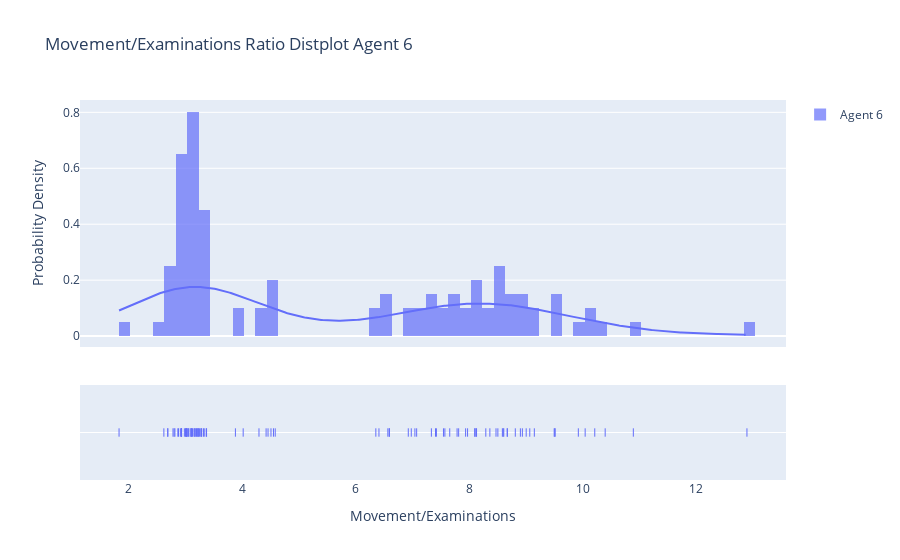

This figure's notebook cell:
### Code cell
hist_data = [agent_6_res]
group_labels = ['Agent 6']
fig_dist = ff.create_distplot(hist_data, group_labels, bin_size=0.2, colors = ['#636EFA'])
fig_dist.update_layout(title_text='Movement/Examinations Ratio Distplot Agent 6')
fig_dist.layout.xaxis.update({'title': 'Movement/Examinations'})
fig_dist.layout.yaxis.update({'title': 'Probability Density'})
fig_dist.show()
plotly.io.write_image(fig_dist, file="./images/question_4_agent_6.png", scale=5)

### Figure 1 — Plotly figure (JSON) as saved in the notebook; plotly's stock layout.template omitted (floating-point values rounded to 4 significant figures; data arrays with more than 128 entries replaced by an {"elided": "..."} marker saying what was removed)
{"data": [{"autobinx": false, "histnorm": "probability density", "legendgroup": "Agent 6", "marker": {"color": "#636EFA"}, "name": "Agent 6", "opacity": 0.7, "type": "histogram", "x": [3.236, 7.572, 2.936, 7.407, 6.356, 7.815, 7.972, 6.595, 8.102, 3.168, 3.228, 3.289, 9.512, 2.881, 3.198, 3.126, 8.506, 4.458, 9.923, 6.568, 3.166, 3.004, 9.068, 10.04, 8.902, 10.89, 3.051, 3.334, 7.788, 2.933, 8.585, 3.137, 9.148, 2.803, 6.981, 8.937, 3.274, 2.931, 3.086, 2.692, 3.059, 3.175, 6.411, 6.593, 2.933, 3.283, 8.671, 8.813, 4.584, 7.938, 2.784, 2.691, 7.044, 3.219, 8.099, 7.075, 3.32, 9.498, 7.335, 8.13, 3.025, 3.105, 9.005, 2.913, 4.509, 3.883, 7.423, 7.548, 8.6, 8.365, 3.021, 3.11, 2.869, 8.673, 12.89, 4.553, 8.61, 3.026, 3.368, 1.833, 7.658, 3.105, 3.375, 8.473, 3.206, 8.122, 2.817, 3.252, 10.21, 4.298, 10.4, 2.984, 2.623, 4.423, 3.009, 9.511, 4.02, 8.293, 6.928, 3.034], "xaxis": "x", "xbins": {"end": 12.89, "size": 0.2, "start": 1.833}, "yaxis": "y"}, {"legendgroup": "Agent 6", "marker": {"color": "#636EFA"}, "mode": "lines", "name": "Agent 6", "showlegend": false, "type": "scatter", "x": {"elided": "500 float values"}, "xaxis": "x", "y": {"elided": "500 float values"}, "yaxis": "y"}, {"legendgroup": "Agent 6", "marker": {"color": "#636EFA", "symbol": "line-ns-open"}, "mode": "markers", "name": "Agent 6", "showlegend": false, "type": "scatter", "x": [3.236, 7.572, 2.936, 7.407, 6.356, 7.815, 7.972, 6.595, 8.102, 3.168, 3.228, 3.289, 9.512, 2.881, 3.198, 3.126, 8.506, 4.458, 9.923, 6.568, 3.166, 3.004, 9.068, 10.04, 8.902, 10.89, 3.051, 3.334, 7.788, 2.933, 8.585, 3.137, 9.148, 2.803, 6.981, 8.937, 3.274, 2.931, 3.086, 2.692, 3.059, 3.175, 6.411, 6.593, 2.933, 3.283, 8.671, 8.813, 4.584, 7.938, 2.784, 2.691, 7.044, 3.219, 8.099, 7.075, 3.32, 9.498, 7.335, 8.13, 3.025, 3.105, 9.005, 2.913, 4.509, 3.883, 7.423, 7.548, 8.6, 8.365, 3.021, 3.11, 2.869, 8.673, 12.89, 4.553, 8.61, 3.026, 3.368, 1.833, 7.658, 3.105, 3.375, 8.473, 3.206, 8.122, 2.817, 3.252, 10.21, 4.298, 10.4, 2.984, 2.623, 4.423, 3.009, 9.511, 4.02, 8.293, 6.928, 3.034], "xaxis": "x", "y": ["Agent 6", "Agent 6", "Agent 6", "Agent 6", "Agent 6", "Agent 6", "Agent 6", "Agent 6", "Agent 6", "Agent 6", "Agent 6", "Agent 6", "Agent 6", "Agent 6", "Agent 6", "Agent 6", "Agent 6", "Agent 6", "Agent 6", "Agent 6", "Agent 6", "Agent 6", "Agent 6", "Agent 6", "Agent 6", "Agent 6", "Agent 6", "Agent 6", "Agent 6", "Agent 6", "Agent 6", "Agent 6", "Agent 6", "Agent 6", "Agent 6", "Agent 6", "Agent 6", "Agent 6", "Agent 6", "Agent 6", "Agent 6", "Agent 6", "Agent 6", "Agent 6", "Agent 6", "Agent 6", "Agent 6", "Agent 6", "Agent 6", "Agent 6", "Agent 6", "Agent 6", "Agent 6", "Agent 6", "Agent 6", "Agent 6", "Agent 6", "Agent 6", "Agent 6", "Agent 6", "Agent 6", "Agent 6", "Agent 6", "Agent 6", "Agent 6", "Agent 6", "Agent 6", "Agent 6", "Agent 6", "Agent 6", "Agent 6", "Agent 6", "Agent 6", "Agent 6", "Agent 6", "Agent 6", "Agent 6", "Agent 6", "Agent 6", "Agent 6", "Agent 6", "Agent 6", "Agent 6", "Agent 6", "Agent 6", "Agent 6", "Agent 6", "Agent 6", "Agent 6", "Agent 6", "Agent 6", "Agent 6", "Agent 6", "Agent 6", "Agent 6", "Agent 6", "Agent 6", "Agent 6", "Agent 6", "Agent 6"], "yaxis": "y2"}], "layout": {"barmode": "overlay", "hovermode": "closest", "legend": {"traceorder": "reversed"}, "title": {"text": "Movement/Examinations Ratio Distplot Agent 6"}, "xaxis": {"anchor": "y2", "domain": [0, 1], "title": {"text": "Movement/Examinations"}, "zeroline": false}, "yaxis": {"anchor": "free", "domain": [0.35, 1], "position": 0, "title": {"text": "Probability Density"}}, "yaxis2": {"anchor": "x", "domain": [0, 0.25], "dtick": 1, "showticklabels": false}}}
